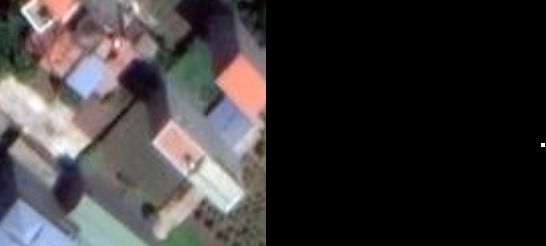
#> input picture FeatureMatching/images/test.png, 546 x 246 px
$ python matching_features.py
#> lines starting #> are read from the running program, lines starting #| are printed output that depends on the picture; after the words box and inside, x2 and y2 are one past the last pixel; in counts of white or black regions, pixels touching at a corner belong together
import np as np
import numpy as np
import cv2 as cv
import matplotlib.pyplot as plt
# import FOVDetect as fov

img1 = cv.imread('images/test.png', cv.IMREAD_GRAYSCALE) # queryImage
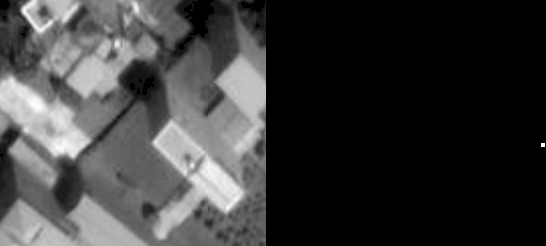
#> img1: shape (246, 546); min 0, max 255, mean 58.2
img2 = cv.imread('images/train.png', cv.IMREAD_GRAYSCALE) # trainImage
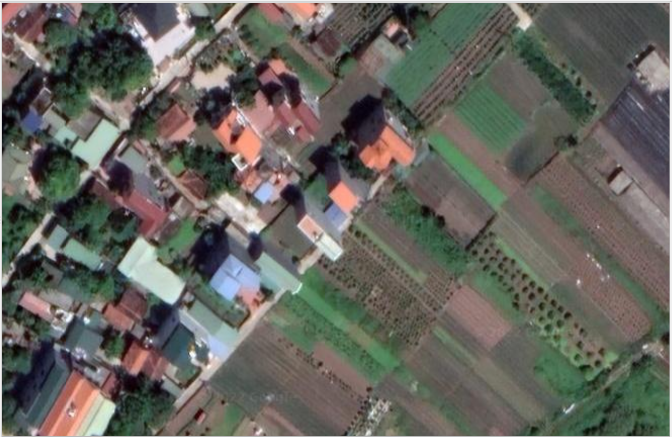
#> input picture FeatureMatching/images/train.png, 1343 x 873 px (shown at 1/2 size)
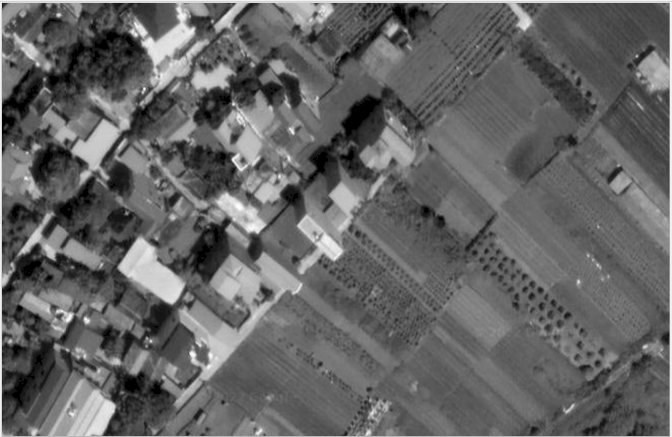
#> img2: shape (873, 1343) (shown at 1/2 size); min 0, max 255, mean 100.2
# Initiate SIFT detectorv
sift = cv.SIFT_create()
# find the keypoints and descriptors with SIFT
# while True:
kp1, des1 = sift.detectAndCompute(img1,None)
#> kp1 = 224 keypoints; strongest (x, y, size): (246, 83, 32.1), (24, 10, 5.6), (223, 188, 31.9), (141, 83, 28.2)
kp2, des2 = sift.detectAndCompute(img2,None)
#> kp2 = 3181 keypoints; strongest (x, y, size): (7, 9, 5.8), (117, 30, 6.3), (173, 641, 8.6), (276, 59, 21.2)
# BFMatcher with default params
bf = cv.BFMatcher()
matches = bf.knnMatch(des1,des2,k=2)
#> matches = 224 matches

while True:
    # Apply ratio test
    good_matches = []
    for m,n in matches:
        if m.distance < 0.30*n.distance:
            good_matches.append(m)
#> after the loop, good_matches = 143 matches

# Sort them in the order of their distance.

    good_matches = sorted(good_matches, key=lambda x: x.distance)
    if len(good_matches)>10:
        try:
            good_matches = good_matches[:50]
#> good_matches = 50 matches
            src_pts = np.float32([ kp1[m.queryIdx].pt for m in good_matches ]).reshape(-1,1,2)
#> src_pts = 50 rows, first 8: [16.84, 58.87], [26.03, 129.9], [26.85, 62.88], [29.25, 48.33], [30.46, 203], [32.9, 30.15], [33.8, 37.97], [40.08, 25.47]
            dst_pts = np.float32([ kp2[m.trainIdx].pt for m in good_matches ]).reshape(-1,1,2)
#> dst_pts = 50 rows, first 8: [458.8, 367.9], [468, 438.9], [468.9, 371.9], [471.2, 357.3], [472.5, 512], [474.9, 339.1], [475.8, 347], [482.1, 334.5]
            M, mask = cv.findHomography(src_pts, dst_pts, cv.RANSAC,5.0)
#> M = [[1, 3.83e-07, 442], [2.45e-07, 1, 309], [4.67e-10, 7.99e-10, 1]]; mask = 50 values from 1 to 1
            matchesMask = mask.ravel().tolist()
#> matchesMask = 50 values from 1 to 1
            h,w = img1.shape[:2]
#> h = 246; w = 546
            pts = np.float32([[0,0],[0,h-1],[w-1,h-1],[w-1,0]]).reshape(-1,1,2)
#> pts = [[0, 0], [0, 245], [545, 245], [545, 0]]
            # pts = np.float32([fov.IntersetA[:2], fov.IntersetB[:2], fov.IntersetC[:2], fov.IntersetD[:2]]).reshape(-1,1,2)
            dst = cv.perspectiveTransform(pts, M)
#> dst = [[442, 309], [442, 554], [987, 554], [987, 309]]
            # dst += (0, 0)
            dst += (w, 0)  # adding offset
#> dst = [[988, 309], [988, 554], [1533, 554], [1533, 309]]
            draw_params = dict(matchColor = (0,255,0), # draw matches in green color
                           singlePointColor = None,
                           matchesMask = matchesMask, # draw only inliersc
                           flags = 2)
#> draw_params = 4 items

            img3 = cv.drawMatches(img1,kp1,img2,kp2,good_matches, None,**draw_params)
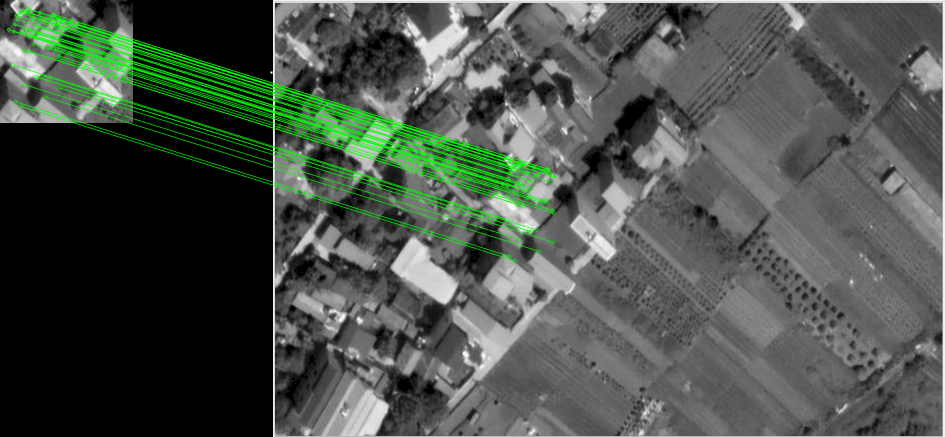
#> img3: shape (873, 1889, 3) (shown at 1/2 size); mean of channels 0, 1, 2 73.6, 81.4, 73.6; drawn as B, G, R

            # Draw bounding box in Red
            img3 = cv.polylines(img3, [np.int32(dst)], True, (0,0,255),3, cv.LINE_AA)
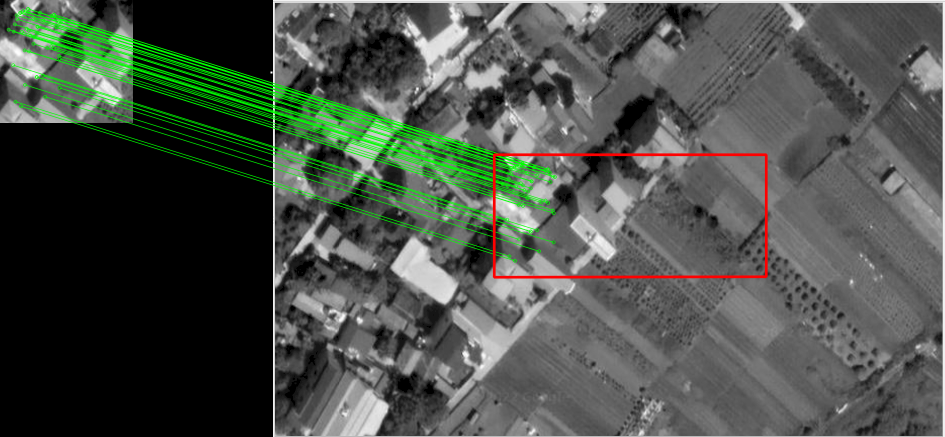
#> img3: shape (873, 1889, 3) (shown at 1/2 size); 0.67% of pixels changed, all inside (x1, y1, x2, y2) = (985, 306, 1536, 558); drawn as B, G, R
        except:
            img3 = img2
    else:
        img3 = img2

    cv.imshow("result", img3)
    # cv.resizeWindow("result",1600,900)
    if cv.waitKey(1) & 0xFF == ord('c'):  # save on pressing 'c'
#> (key Esc is pressed here)
        cv.destroyAllWindows()
        break
